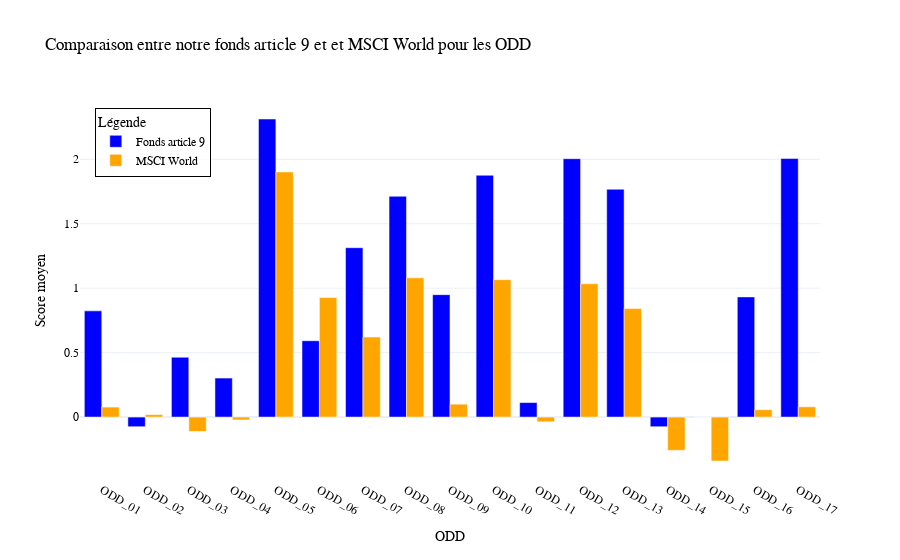

Here is the notebook cell this chart was saved with:
### Code cell
import plotly.graph_objects as go
import numpy as np

# 📌 Calcul des valeurs pour df6 (portefeuille optimisé)
df6_values = [
    (df6['Poids'] * df6[metric]).sum() if metric in df6.columns else None for metric in odds
]

# 📌 Calcul des valeurs pour df (MSCI World)
df_values = [
    (df['Weight in MSCI World'] * df[metric]).sum() if metric in df.columns else None for metric in odds
]

# 📌 Création du graphique
x = np.arange(len(odds))  # Indices des barres

fig = go.Figure()

# 🔹 Barres pour le portefeuille optimisé (df6)
fig.add_trace(go.Bar(
    x=["ODD_" + x.split("_")[1] for x in odds],
    y=df6_values,
    name="Fonds article 9",
    marker_color='blue'
))

# 🔹 Barres pour MSCI World (df)
fig.add_trace(go.Bar(
    x=["ODD_" + x.split("_")[1] for x in odds],
    y=df_values,
    name="MSCI World",
    marker_color='orange'
))

# 📌 Personnalisation du graphique
fig.update_layout(
    title="Comparaison entre notre fonds article 9 et et MSCI World pour les ODD",
    xaxis_title="ODD",
    yaxis_title="Score moyen",
    barmode='group',
    template='plotly_white',  # Thème professionnel
    font=dict(
        family="Arial, sans-serif",
        size=12,
        color="black"
    ),
    legend=dict(
        title="Légende",
        x=0.02, y=0.98,
        bgcolor='rgba(255,255,255,0.7)',
        bordercolor='black',
        borderwidth=1
    )
)

# 📌 Affichage
fig.show()

### Figure 1 — Plotly figure (JSON) as saved in the notebook; plotly's stock layout.template omitted (floating-point values rounded to 4 significant figures)
{"data": [{"marker": {"color": "blue"}, "name": "Fonds article 9", "type": "bar", "x": ["ODD_01", "ODD_02", "ODD_03", "ODD_04", "ODD_05", "ODD_06", "ODD_07", "ODD_08", "ODD_09", "ODD_10", "ODD_11", "ODD_12", "ODD_13", "ODD_14", "ODD_15", "ODD_16", "ODD_17"], "y": [0.824, -0.075, 0.4643, 0.3027, 2.313, 0.5924, 1.314, 1.713, 0.9497, 1.876, 0.1125, 2.005, 1.768, -0.075, -3.26e-14, 0.9324, 2.006]}, {"marker": {"color": "orange"}, "name": "MSCI World", "type": "bar", "x": ["ODD_01", "ODD_02", "ODD_03", "ODD_04", "ODD_05", "ODD_06", "ODD_07", "ODD_08", "ODD_09", "ODD_10", "ODD_11", "ODD_12", "ODD_13", "ODD_14", "ODD_15", "ODD_16", "ODD_17"], "y": [0.07758, 0.01934, -0.1115, -0.02208, 1.902, 0.9267, 0.6206, 1.08, 0.1, 1.066, -0.03664, 1.034, 0.8416, -0.2579, -0.3408, 0.05702, 0.07954]}], "layout": {"barmode": "group", "font": {"color": "black", "family": "Arial, sans-serif", "size": 12}, "legend": {"bgcolor": "rgba(255,255,255,0.7)", "bordercolor": "black", "borderwidth": 1, "title": {"text": "Légende"}, "x": 0.02, "y": 0.98}, "title": {"text": "Comparaison entre notre fonds article 9 et et MSCI World pour les ODD"}, "xaxis": {"title": {"text": "ODD"}}, "yaxis": {"title": {"text": "Score moyen"}}}}
